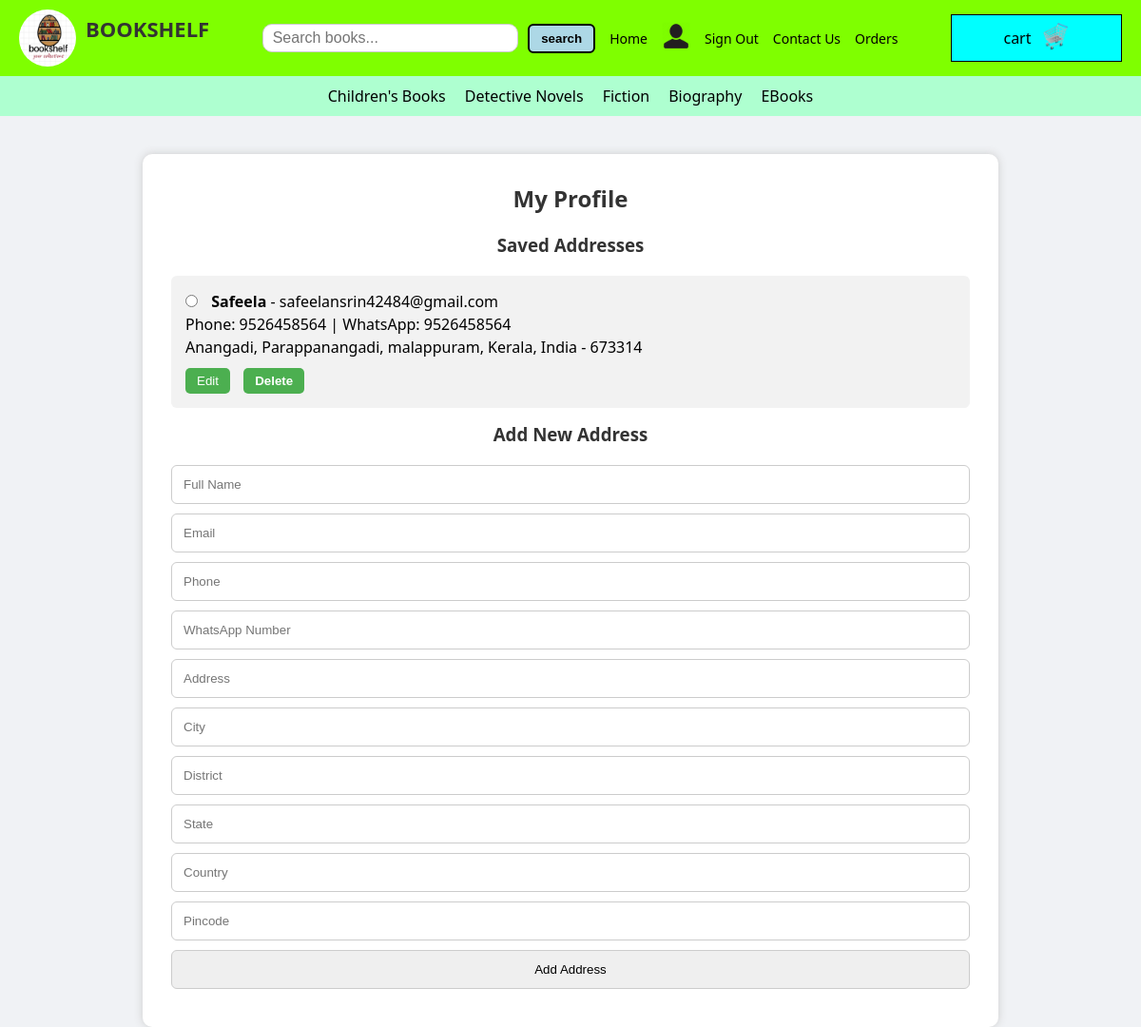
The app's page /profile (signed in) with its own data.
### APP/models.py (models this page shows, shortened)
class adress(models.Model):
    user = models.ForeignKey(User, on_delete=models.CASCADE)
    name = models.TextField()
    email = models.EmailField()
    phone = models.IntegerField()
    wp = models.IntegerField()
    address = models.TextField()
    city = models.TextField()
    district = models.TextField()
    state = models.TextField()
    country = models.TextField()
    pincode = models.IntegerField()
    is_default = models.BooleanField(default=False)  # <- Add this field

### APP/views.py (the view)
# urls.py: path('profile', views.profile_view, name='profile'),
def profile_view(request):
    if not request.user.is_authenticated:
        return redirect('login')  # Replace with your actual login route name
    addresses = adress.objects.filter(user=request.user)
    return render(request, 'profile.html', {'addresses': addresses})

### templates/profile.html (shortened to what this page needs)
<!DOCTYPE html>
<html lang="en">
<head>
    {% load static %}
</head>
<body>
     <div class="main">
        <div class="nav">
            <div class="logo">
                <img src="{% static 'images/logo.png'%}" height="60px" width="60px" alt="" style="border-radius:70%;">
                <h3>BOOKSHELF</h3>
            </div>
        <div class="search">
        <form method="get" action="../index" style="display: flex; align-items: center;">
        <input type="text" name="q" list="recent-searches" placeholder="Search books..."  value="{{ request.GET.q|default:'' }}"   class="search-input">
        <button type="submit"  aria-label="Search" class="search-btn">search</button>
    </form>
</div>
<div class="list">
            <ul type="none">
                <li><a href="../index" >Home</a></li>
                {% if user.is_authenticated %}
                <li><a href="{% url 'profile'%}" class="page"><img src="{% static 'images/profileicon.png' %}" ></a>
                <li><a href="../logout">Sign Out</a></li>
                <li><a href="">Contact Us</a></li>
                <li><a href="{% url 'user_order_view'%}">Orders</a></li>
                </ul>
                {% else %}
                <li><a href="../">Sign In</a></li>
                <li><a href="../register">Sign Up</a></li>
                <li><a href="">Contact Us</a></li>
                </ul>
                {% endif %}
                </div>
        <div class="cart">
            <p>cart</p>
            <a href="../cart"><img src="{% static 'images/carticon.png' %}"></a>
             </div>
                </div>
    <div class="nav2">
        <div class="list2">
                <a href="../mlmchild ">Children's Books</a>
                <a href="../mlmdetective">Detective Novels </a>
                <a href="../mlmfiction">Fiction</a>
                <a href="../mlmbiography">Biography</a>
                <a href="../mlmebook">EBooks</a>
    </div>
    </div>
<div class="container">
    <h2>My Profile</h2>
    <h3>Saved Addresses</h3>
    <ul class="address-list">
        {% for addr in addresses %}
        <li>
            <label>
                <input type="radio" name="default_address" {% if addr.is_default %}checked{% endif %}
                       onchange="setDefaultAddress('{{ addr.id }}')">
                <strong>{{ addr.name }}</strong> - {{ addr.email }}<br>
                Phone: {{ addr.phone }} | WhatsApp: {{ addr.wp }}<br>
                {{ addr.address }}, {{ addr.city }}, {{ addr.district }}, {{ addr.state }}, {{ addr.country }} - {{ addr.pincode }}
            </label>
            <div class="action-buttons">
                <button onclick="openEditModal('{{ addr.id }}', '{{ addr.name }}', '{{ addr.email }}', '{{ addr.phone }}', '{{ addr.wp }}', '{{ addr.address }}', '{{ addr.city }}', '{{ addr.district }}', '{{ addr.state }}', '{{ addr.country }}', '{{ addr.pincode }}')">Edit</button>
                <form method="POST" action="{% url 'delete_address' addr.id %}" style="display:inline;">
                    <button type="submit" class="delete" onclick="return confirm('Delete this address?')">Delete</button>
                </form>
            </div>
        </li>
        {% endfor %}
    </ul>
    <h3>Add New Address</h3>
    <form method="POST" action="{% url 'add_address' %}" class="address-form">
        <input type="text" name="name" placeholder="Full Name" required>
        <input type="email" name="email" placeholder="Email" required>
        <input type="number" name="phone" placeholder="Phone" required>
        <input type="number" name="wp" placeholder="WhatsApp Number" required>
        <input type="text" name="address" placeholder="Address" required>
        <input type="text" name="city" placeholder="City" required>
        <input type="text" name="district" placeholder="District" required>
        <input type="text" name="state" placeholder="State" required>
        <input type="text" name="country" placeholder="Country" required>
        <input type="number" name="pincode" placeholder="Pincode" required>
        <button type="submit">Add Address</button>
    </form>
</div>
</div>
</body>
</html>

### templates/profile.html (style rules this page uses)
* { margin: 0; padding: 0; box-sizing: border-box; }
html, body { height: 100vh; font-family: 'Segoe UI', Tahoma, Geneva, Verdana, sans-serif; background-color: #f0f2f5; }
.nav { display: flex; flex-wrap: wrap; justify-content: space-between; align-items: center; background-color: chartreuse; padding: 10px 20px; gap: 15px; width: 100%; }
.nav > div { flex: 1 1 auto; min-width: 180px; }
.logo { display: flex; align-items: center; gap: 10px; }
.logo h3 { font-size: 22px; word-break: break-word; }
.search { flex: 2; }
.search form { display: flex; align-items: center; gap: 10px; flex-wrap: wrap; }
.search-input { flex: 1; min-width: 180px; height: 30px; border-radius: 10px; border: 1px solid #ccc; font-size: 16px; padding: 0 10px; }
.search-btn { background-color: lightblue; border: 2px solid black; padding: 6px 12px; border-radius: 6px; cursor: pointer; font-weight: bold; transition: background-color 0.2s ease; }
.list ul { display: flex; gap: 15px; flex-wrap: wrap; list-style: none; align-items: center; }
.list a { text-decoration: none; color: black; font-size: 14px; }
.list a.page { font-weight: 800; }
.cart { display: flex; align-items: center; gap: 10px; justify-content: center; flex-shrink: 0; height: 50px; width: 60px; border: 1px solid black; background-color: aqua; }
.cart img, .list img { height: 30px; width: 30px; }
.cart p { font-size: 16px; }
.nav2 { background-color: rgb(174, 255, 208); padding: 10px; text-align: center; }
.list2 { display: flex; justify-content: center; flex-wrap: wrap; gap: 20px; }
.nav2 a { text-decoration: none; color: black; transition: 0.2s; }
.container { max-width: 900px; margin: 40px auto; background: white; padding: 30px; border-radius: 10px; box-shadow: 0 0 10px #ccc; }
h2, h3 { text-align: center; margin-bottom: 20px; color: #333; }
.address-list { padding: 0; }
.address-list li { margin: 15px 0; padding: 15px; background: #f2f2f2; border-radius: 6px; list-style: none; line-height: 1.5; }
.address-list input[type="radio"] { margin-right: 10px; }
.action-buttons { margin-top: 10px; }
.action-buttons button { margin-right: 10px; padding: 6px 12px; border: none; border-radius: 5px; cursor: pointer; background: #4CAF50; color: white; transition: 0.3s; }
.delete { background-color: #1976d2; color: white; font-weight: bold; border: none; border-radius: 6px; transition: 0.3s; }
.address-form input, .address-form button { display: block; width: 100%; padding: 12px; margin: 10px 0; border-radius: 6px; border: 1px solid #ccc; }

### records on screen
adress: is_default "☐ Safeela - safeelansrin42484@gm", name "Safeela", email "safeelansrin42484@gmail.com", phone "9526458564", wp "9526458564", address "Anangadi", city "Parappanangadi", district "malappuram", state "Kerala", country "India", pincode "673314"
